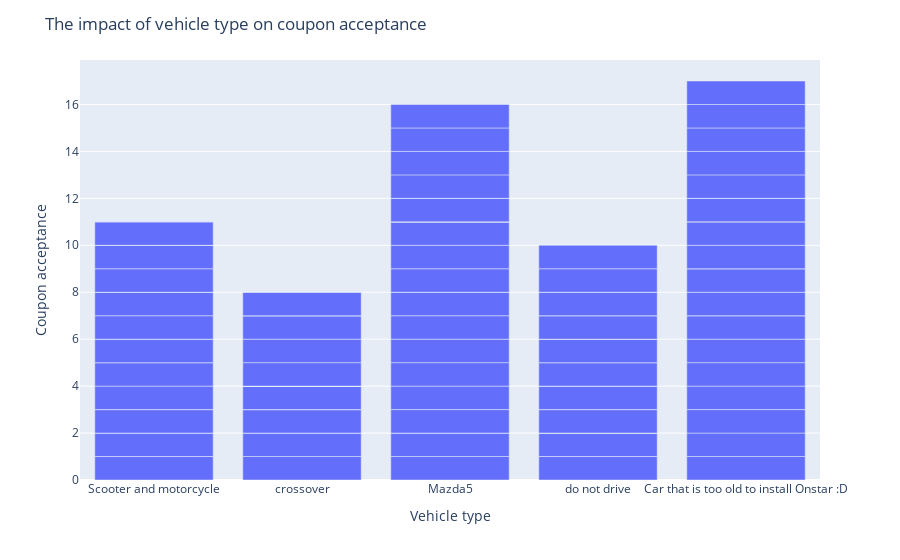

Notebook code for this chart:
### Markdown cell above
3. Decide what to do about your missing data -- drop, replace, other...

### Code cell
# 
car_Y_column = data[data['car'].notna()][['car', 'Y']]
fig = px.bar(car_Y_column, x = 'car', y = 'Y')
fig.update_layout(
    title = 'The impact of vehicle type on coupon acceptance',
    xaxis_title = 'Vehicle type',
    yaxis_title = 'Coupon acceptance'
)

### Figure 1 — Plotly figure (JSON) as saved in the notebook; plotly's stock layout.template omitted (floating-point values rounded to 4 significant figures)
{"data": [{"alignmentgroup": "True", "hovertemplate": "car=%{x}<br>Y=%{y}<extra></extra>", "legendgroup": "", "marker": {"color": "#636efa", "pattern": {"shape": ""}}, "name": "", "offsetgroup": "", "orientation": "v", "showlegend": false, "textposition": "auto", "type": "bar", "x": ["Scooter and motorcycle", "Scooter and motorcycle", "Scooter and motorcycle", "Scooter and motorcycle", "Scooter and motorcycle", "Scooter and motorcycle", "Scooter and motorcycle", "Scooter and motorcycle", "Scooter and motorcycle", "Scooter and motorcycle", "Scooter and motorcycle", "Scooter and motorcycle", "Scooter and motorcycle", "Scooter and motorcycle", "Scooter and motorcycle", "Scooter and motorcycle", "Scooter and motorcycle", "Scooter and motorcycle", "Scooter and motorcycle", "Scooter and motorcycle", "Scooter and motorcycle", "Scooter and motorcycle", "crossover", "crossover", "crossover", "crossover", "crossover", "crossover", "crossover", "crossover", "crossover", "crossover", "crossover", "crossover", "crossover", "crossover", "crossover", "crossover", "crossover", "crossover", "crossover", "crossover", "crossover", "Mazda5", "Mazda5", "Mazda5", "Mazda5", "Mazda5", "Mazda5", "Mazda5", "Mazda5", "Mazda5", "Mazda5", "Mazda5", "Mazda5", "Mazda5", "Mazda5", "Mazda5", "Mazda5", "Mazda5", "Mazda5", "Mazda5", "Mazda5", "Mazda5", "Mazda5", "do not drive", "do not drive", "do not drive", "do not drive", "do not drive", "do not drive", "do not drive", "do not drive", "do not drive", "do not drive", "do not drive", "do not drive", "do not drive", "do not drive", "do not drive", "do not drive", "do not drive", "do not drive", "do not drive", "do not drive", "do not drive", "do not drive", "Car that is too old to install Onstar :D", "Car that is too old to install Onstar :D", "Car that is too old to install Onstar :D", "Car that is too old to install Onstar :D", "Car that is too old to install Onstar :D", "Car that is too old to install Onstar :D", "Car that is too old to install Onstar :D", "Car that is too old to install Onstar :D", "Car that is too old to install Onstar :D", "Car that is too old to install Onstar :D", "Car that is too old to install Onstar :D", "Car that is too old to install Onstar :D", "Car that is too old to install Onstar :D", "Car that is too old to install Onstar :D", "Car that is too old to install Onstar :D", "Car that is too old to install Onstar :D", "Car that is too old to install Onstar :D", "Car that is too old to install Onstar :D", "Car that is too old to install Onstar :D", "Car that is too old to install Onstar :D", "Car that is too old to install Onstar :D"], "xaxis": "x", "y": [1, 0, 1, 0, 1, 0, 1, 1, 0, 1, 0, 1, 1, 0, 0, 1, 1, 0, 0, 0, 1, 0, 1, 1, 0, 1, 0, 0, 1, 0, 0, 0, 0, 0, 0, 0, 1, 1, 1, 0, 0, 1, 0, 1, 1, 0, 1, 1, 1, 1, 1, 1, 0, 1, 1, 1, 0, 0, 0, 1, 0, 1, 1, 1, 1, 0, 1, 0, 1, 0, 0, 1, 0, 1, 0, 1, 0, 1, 0, 0, 0, 1, 0, 1, 0, 1, 1, 1, 1, 1, 1, 1, 1, 1, 0, 1, 1, 0, 1, 1, 0, 1, 0, 1, 1, 1, 1, 1], "yaxis": "y"}], "layout": {"autosize": true, "barmode": "relative", "legend": {"tracegroupgap": 0}, "margin": {"t": 60}, "title": {"text": "The impact of vehicle type on coupon acceptance"}, "xaxis": {"anchor": "y", "autorange": true, "domain": [0, 1], "range": [-0.5, 4.5], "title": {"text": "Vehicle type"}, "type": "category"}, "yaxis": {"anchor": "x", "autorange": true, "domain": [0, 1], "range": [0, 17.89], "title": {"text": "Coupon acceptance"}, "type": "linear"}}}
